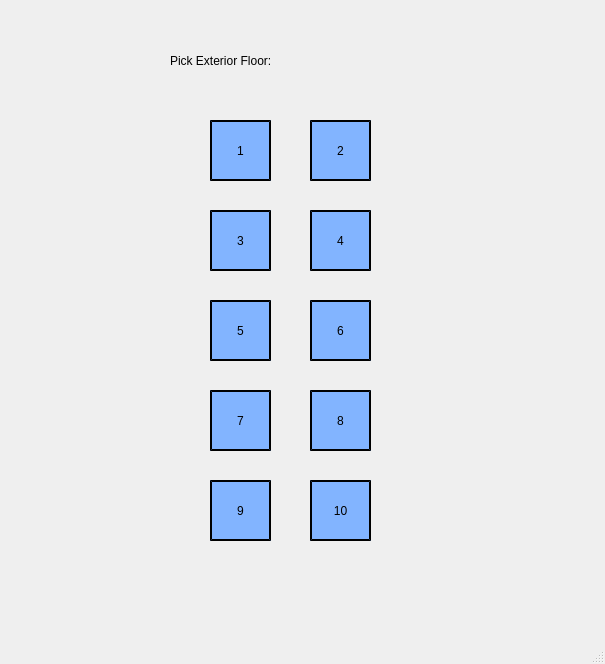
<?xml version="1.0" encoding="UTF-8"?>
<ui version="4.0">
 <class>MainWindow</class>
 <widget class="QMainWindow" name="MainWindow">
  <property name="geometry">
   <rect>
    <x>0</x>
    <y>0</y>
    <width>605</width>
    <height>664</height>
   </rect>
  </property>
  <property name="windowTitle">
   <string>MainWindow</string>
  </property>
  <property name="styleSheet">
   <string notr="true">background-color: 'grey'</string>
  </property>
  <widget class="QWidget" name="centralwidget">
   <widget class="QPushButton" name="exteriorButton1">
    <property name="geometry">
     <rect>
      <x>210</x>
      <y>120</y>
      <width>61</width>
      <height>61</height>
     </rect>
    </property>
    <property name="styleSheet">
     <string notr="true">background-color: rgb(130, 180, 255);
font: 24pt &quot;.AppleSystemUIFont&quot;;
border-style: outset;
border-width: 2px;
border-color: black;</string>
    </property>
    <property name="text">
     <string>1</string>
    </property>
   </widget>
   <widget class="QLabel" name="pickExteriorLabel">
    <property name="geometry">
     <rect>
      <x>170</x>
      <y>30</y>
      <width>361</width>
      <height>61</height>
     </rect>
    </property>
    <property name="styleSheet">
     <string notr="true">font: 24pt &quot;.AppleSystemUIFont&quot;;</string>
    </property>
    <property name="text">
     <string>Pick Exterior Floor:</string>
    </property>
   </widget>
   <widget class="QPushButton" name="exteriorButton2">
    <property name="geometry">
     <rect>
      <x>310</x>
      <y>120</y>
      <width>61</width>
      <height>61</height>
     </rect>
    </property>
    <property name="styleSheet">
     <string notr="true">background-color: rgb(130, 180, 255);
font: 24pt &quot;.AppleSystemUIFont&quot;;
border-style: outset;
border-width: 2px;
border-color: black;</string>
    </property>
    <property name="text">
     <string>2</string>
    </property>
   </widget>
   <widget class="QPushButton" name="exteriorButton3">
    <property name="geometry">
     <rect>
      <x>210</x>
      <y>210</y>
      <width>61</width>
      <height>61</height>
     </rect>
    </property>
    <property name="styleSheet">
     <string notr="true">background-color: rgb(130, 180, 255);
font: 24pt &quot;.AppleSystemUIFont&quot;;
border-style: outset;
border-width: 2px;
border-color: black;</string>
    </property>
    <property name="text">
     <string>3</string>
    </property>
   </widget>
   <widget class="QPushButton" name="exteriorButton4">
    <property name="geometry">
     <rect>
      <x>310</x>
      <y>210</y>
      <width>61</width>
      <height>61</height>
     </rect>
    </property>
    <property name="styleSheet">
     <string notr="true">background-color: rgb(130, 180, 255);
font: 24pt &quot;.AppleSystemUIFont&quot;;
border-style: outset;
border-width: 2px;
border-color: black;</string>
    </property>
    <property name="text">
     <string>4</string>
    </property>
   </widget>
   <widget class="QPushButton" name="exteriorButton5">
    <property name="geometry">
     <rect>
      <x>210</x>
      <y>300</y>
      <width>61</width>
      <height>61</height>
     </rect>
    </property>
    <property name="styleSheet">
     <string notr="true">background-color: rgb(130, 180, 255);
font: 24pt &quot;.AppleSystemUIFont&quot;;
border-style: outset;
border-width: 2px;
border-color: black;</string>
    </property>
    <property name="text">
     <string>5</string>
    </property>
   </widget>
   <widget class="QPushButton" name="exteriorButton6">
    <property name="geometry">
     <rect>
      <x>310</x>
      <y>300</y>
      <width>61</width>
      <height>61</height>
     </rect>
    </property>
    <property name="styleSheet">
     <string notr="true">background-color: rgb(130, 180, 255);
font: 24pt &quot;.AppleSystemUIFont&quot;;
border-style: outset;
border-width: 2px;
border-color: black;</string>
    </property>
    <property name="text">
     <string>6</string>
    </property>
   </widget>
   <widget class="QPushButton" name="exteriorButton7">
    <property name="geometry">
     <rect>
      <x>210</x>
      <y>390</y>
      <width>61</width>
      <height>61</height>
     </rect>
    </property>
    <property name="styleSheet">
     <string notr="true">background-color: rgb(130, 180, 255);
font: 24pt &quot;.AppleSystemUIFont&quot;;
border-style: outset;
border-width: 2px;
border-color: black;</string>
    </property>
    <property name="text">
     <string>7</string>
    </property>
   </widget>
   <widget class="QPushButton" name="exteriorButton8">
    <property name="geometry">
     <rect>
      <x>310</x>
      <y>390</y>
      <width>61</width>
      <height>61</height>
     </rect>
    </property>
    <property name="styleSheet">
     <string notr="true">background-color: rgb(130, 180, 255);
font: 24pt &quot;.AppleSystemUIFont&quot;;
border-style: outset;
border-width: 2px;
border-color: black;</string>
    </property>
    <property name="text">
     <string>8</string>
    </property>
   </widget>
   <widget class="QPushButton" name="exteriorButton9">
    <property name="geometry">
     <rect>
      <x>210</x>
      <y>480</y>
      <width>61</width>
      <height>61</height>
     </rect>
    </property>
    <property name="styleSheet">
     <string notr="true">background-color: rgb(130, 180, 255);
font: 24pt &quot;.AppleSystemUIFont&quot;;
border-style: outset;
border-width: 2px;
border-color: black;</string>
    </property>
    <property name="text">
     <string>9</string>
    </property>
   </widget>
   <widget class="QPushButton" name="exteriorButton10">
    <property name="geometry">
     <rect>
      <x>310</x>
      <y>480</y>
      <width>61</width>
      <height>61</height>
     </rect>
    </property>
    <property name="styleSheet">
     <string notr="true">background-color: rgb(130, 180, 255);
font: 24pt &quot;.AppleSystemUIFont&quot;;
border-style: outset;
border-width: 2px;
border-color: black;</string>
    </property>
    <property name="text">
     <string>10</string>
    </property>
   </widget>
  </widget>
  <widget class="QMenuBar" name="menubar">
   <property name="geometry">
    <rect>
     <x>0</x>
     <y>0</y>
     <width>605</width>
     <height>24</height>
    </rect>
   </property>
  </widget>
  <widget class="QStatusBar" name="statusbar"/>
 </widget>
 <resources/>
 <connections/>
</ui>
